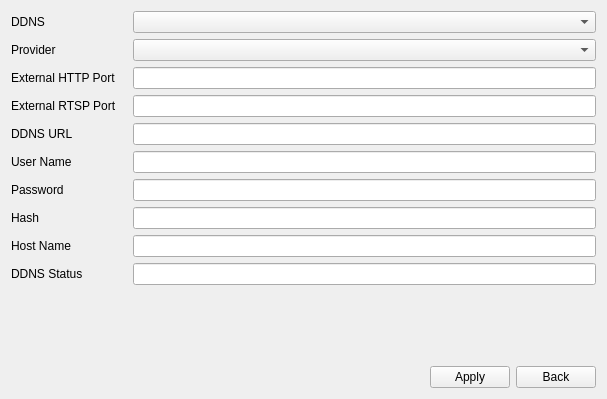
<?xml version="1.0" encoding="UTF-8"?>
<ui version="4.0">
 <class>NetworkPageDDNS</class>
 <widget class="QWidget" name="NetworkPageDDNS">
  <property name="geometry">
   <rect>
    <x>0</x>
    <y>0</y>
    <width>607</width>
    <height>399</height>
   </rect>
  </property>
  <property name="windowTitle">
   <string>Form</string>
  </property>
  <layout class="QVBoxLayout" name="verticalLayout">
   <item>
    <layout class="QGridLayout" name="gridLayout">
     <item row="4" column="1">
      <widget class="MyLineEdit" name="lineEdit_DDNSURL"/>
     </item>
     <item row="4" column="0">
      <widget class="QLabel" name="label_DDNSURL">
       <property name="text">
        <string>DDNS URL</string>
       </property>
      </widget>
     </item>
     <item row="3" column="1">
      <widget class="MyLineEdit" name="lineEdit_RTSP"/>
     </item>
     <item row="3" column="0">
      <widget class="QLabel" name="label_RTSP">
       <property name="text">
        <string>External RTSP Port</string>
       </property>
      </widget>
     </item>
     <item row="2" column="0">
      <widget class="QLabel" name="label_HTTP">
       <property name="sizePolicy">
        <sizepolicy hsizetype="Preferred" vsizetype="Preferred">
         <horstretch>1</horstretch>
         <verstretch>0</verstretch>
        </sizepolicy>
       </property>
       <property name="text">
        <string>External HTTP Port</string>
       </property>
      </widget>
     </item>
     <item row="2" column="1">
      <widget class="MyLineEdit" name="lineEdit_HTTP">
       <property name="sizePolicy">
        <sizepolicy hsizetype="Expanding" vsizetype="Fixed">
         <horstretch>4</horstretch>
         <verstretch>0</verstretch>
        </sizepolicy>
       </property>
      </widget>
     </item>
     <item row="7" column="0">
      <widget class="QLabel" name="label_Hash">
       <property name="sizePolicy">
        <sizepolicy hsizetype="Preferred" vsizetype="Preferred">
         <horstretch>1</horstretch>
         <verstretch>0</verstretch>
        </sizepolicy>
       </property>
       <property name="text">
        <string>Hash</string>
       </property>
      </widget>
     </item>
     <item row="8" column="1">
      <widget class="MyLineEdit" name="lineEdit_HostName">
       <property name="sizePolicy">
        <sizepolicy hsizetype="Expanding" vsizetype="Fixed">
         <horstretch>4</horstretch>
         <verstretch>0</verstretch>
        </sizepolicy>
       </property>
      </widget>
     </item>
     <item row="0" column="0">
      <widget class="QLabel" name="label_ddns">
       <property name="sizePolicy">
        <sizepolicy hsizetype="Preferred" vsizetype="Preferred">
         <horstretch>1</horstretch>
         <verstretch>0</verstretch>
        </sizepolicy>
       </property>
       <property name="text">
        <string>DDNS</string>
       </property>
      </widget>
     </item>
     <item row="1" column="1">
      <widget class="ComboBox" name="comboBox_provider">
       <property name="sizePolicy">
        <sizepolicy hsizetype="Preferred" vsizetype="Fixed">
         <horstretch>4</horstretch>
         <verstretch>0</verstretch>
        </sizepolicy>
       </property>
      </widget>
     </item>
     <item row="1" column="0">
      <widget class="QLabel" name="label_Provider">
       <property name="sizePolicy">
        <sizepolicy hsizetype="Preferred" vsizetype="Preferred">
         <horstretch>1</horstretch>
         <verstretch>0</verstretch>
        </sizepolicy>
       </property>
       <property name="text">
        <string>Provider</string>
       </property>
      </widget>
     </item>
     <item row="5" column="1">
      <widget class="MyLineEdit" name="lineEdit_UserName"/>
     </item>
     <item row="0" column="1">
      <widget class="ComboBox" name="comboBox_ddnsEnable">
       <property name="sizePolicy">
        <sizepolicy hsizetype="Preferred" vsizetype="Fixed">
         <horstretch>4</horstretch>
         <verstretch>0</verstretch>
        </sizepolicy>
       </property>
      </widget>
     </item>
     <item row="8" column="0">
      <widget class="QLabel" name="label_HostName">
       <property name="sizePolicy">
        <sizepolicy hsizetype="Preferred" vsizetype="Preferred">
         <horstretch>1</horstretch>
         <verstretch>0</verstretch>
        </sizepolicy>
       </property>
       <property name="text">
        <string>Host Name</string>
       </property>
      </widget>
     </item>
     <item row="6" column="0">
      <widget class="QLabel" name="label_Password">
       <property name="text">
        <string>Password</string>
       </property>
      </widget>
     </item>
     <item row="6" column="1">
      <widget class="MyLineEdit" name="lineEdit_Password"/>
     </item>
     <item row="7" column="1">
      <widget class="MyLineEdit" name="lineEdit_Hash">
       <property name="sizePolicy">
        <sizepolicy hsizetype="Expanding" vsizetype="Fixed">
         <horstretch>4</horstretch>
         <verstretch>0</verstretch>
        </sizepolicy>
       </property>
      </widget>
     </item>
     <item row="5" column="0">
      <widget class="QLabel" name="label_UserName">
       <property name="text">
        <string>User Name</string>
       </property>
      </widget>
     </item>
     <item row="9" column="0">
      <widget class="QLabel" name="label_status">
       <property name="sizePolicy">
        <sizepolicy hsizetype="Preferred" vsizetype="Preferred">
         <horstretch>1</horstretch>
         <verstretch>0</verstretch>
        </sizepolicy>
       </property>
       <property name="text">
        <string>DDNS Status</string>
       </property>
      </widget>
     </item>
     <item row="9" column="1">
      <widget class="MyLineEdit" name="lineEdit_status">
       <property name="sizePolicy">
        <sizepolicy hsizetype="Expanding" vsizetype="Fixed">
         <horstretch>4</horstretch>
         <verstretch>0</verstretch>
        </sizepolicy>
       </property>
       <property name="readOnly">
        <bool>true</bool>
       </property>
      </widget>
     </item>
    </layout>
   </item>
   <item>
    <spacer name="verticalSpacer">
     <property name="orientation">
      <enum>Qt::Vertical</enum>
     </property>
     <property name="sizeHint" stdset="0">
      <size>
       <width>20</width>
       <height>40</height>
      </size>
     </property>
    </spacer>
   </item>
   <item>
    <layout class="QHBoxLayout" name="horizontalLayout">
     <item>
      <spacer name="horizontalSpacer">
       <property name="orientation">
        <enum>Qt::Horizontal</enum>
       </property>
       <property name="sizeHint" stdset="0">
        <size>
         <width>40</width>
         <height>20</height>
        </size>
       </property>
      </spacer>
     </item>
     <item>
      <widget class="QPushButton" name="pushButton_apply">
       <property name="text">
        <string>Apply</string>
       </property>
      </widget>
     </item>
     <item>
      <widget class="QPushButton" name="pushButton_back">
       <property name="text">
        <string>Back</string>
       </property>
      </widget>
     </item>
    </layout>
   </item>
  </layout>
 </widget>
 <customwidgets>
  <customwidget>
   <class>MyLineEdit</class>
   <extends>QLineEdit</extends>
   <header>mylineedit.h</header>
  </customwidget>
  <customwidget>
   <class>ComboBox</class>
   <extends>QComboBox</extends>
   <header>combobox.h</header>
  </customwidget>
 </customwidgets>
 <resources/>
 <connections/>
</ui>
